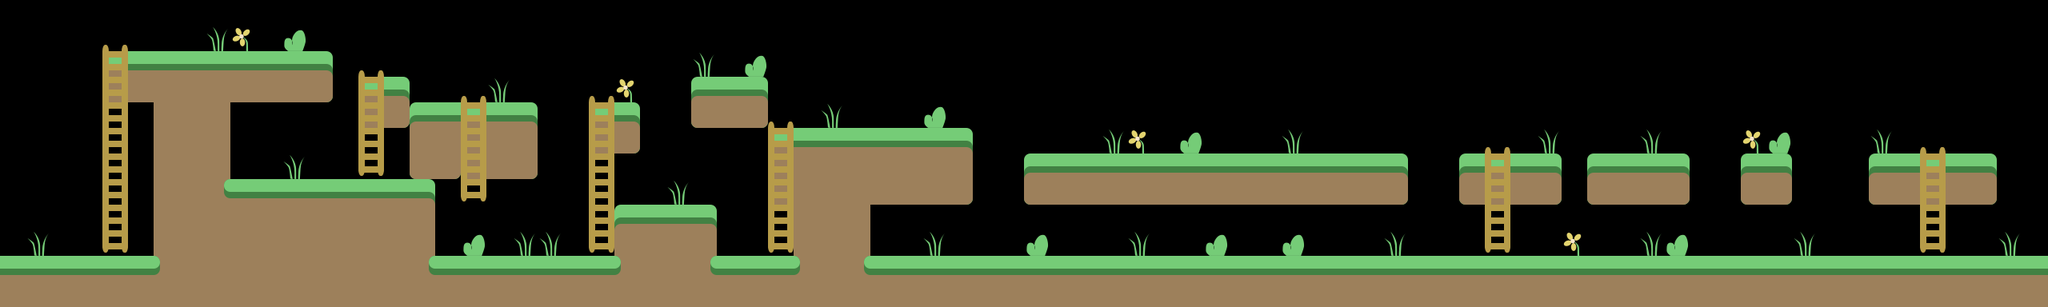

A 2D game scene composited from a Tiled map and its tileset images. What follows is a short description and the map's XML, with each tile layer's data collapsed to a summary:
An orthogonal 80x12 tile map with 32x32 px tiles, 3 tile layers (ground, deco, ladders).

<map version="1.0" orientation="orthogonal" renderorder="left-down" width="80" height="12" tilewidth="32" tileheight="32" nextobjectid="1">
 <tileset firstgid="1" source="tileset.tsx" />
 <layer name="ground" width="80" height="12">
  <data>[960 cells, 347 non-empty, 13 distinct tile ids]</data>
 </layer>
 <layer name="deco" width="80" height="12">
  <data>[960 cells, 35 non-empty, 3 distinct tile ids]</data>
 </layer>
 <layer name="ladders" width="80" height="12">
  <data>[960 cells, 42 non-empty, 3 distinct tile ids]</data>
 </layer>
</map>
